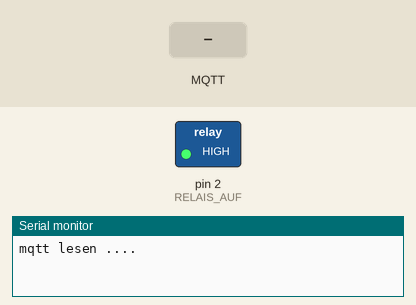
Simulated run of this program. Board: Arduino Uno, built for the host (arithmetic inside an expression is 32-bit, double 64-bit). Parts: switched loads named in the program (green lamp = pin HIGH), the last lines printed to the serial monitor. The inputs (shaded band) are chosen by the test bench. WiFi joins after 1.5 s; servers stay silent unless stated; random numbers use the default seed unless the program sets one; no MQTT or app messages arrive unless stated.

Above: at 2.7 s.
2.8 s: MQTT message "on" arrives on the first subscribed topic
At 3.6 s:
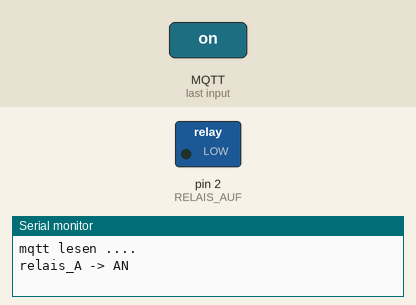
4.3 s: MQTT message "off" arrives on the first subscribed topic
At 4.8 s:
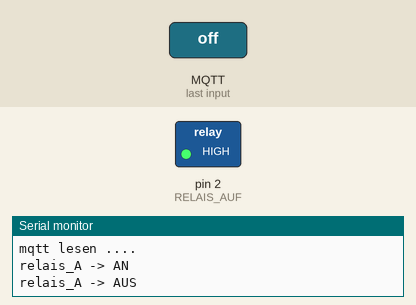
Timing chart, 0 to 7.3 s (numbered marks = the images above; inputs shaded):
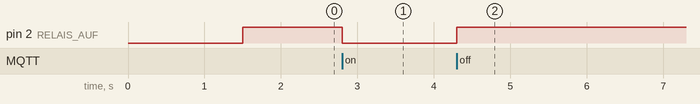

Measured:
- after the input at 2.8 s, pin 2 (RELAIS_AUF): HIGH → LOW at once
- after the input at 4.3 s, pin 2 (RELAIS_AUF): LOW → HIGH at once

The program:

main.cpp
```cpp
#include <SPI.h>
#include <Ethernet.h>
#include <PubSubClient.h>

//************************************************************************** LAN Network definieren N
byte mac[] = { 0xDE, 0xAD, 0xBE, 0xEF, 0xFE, 0xED };
IPAddress ip(192, 168, 1, 22); //comment this line if you are using DHCP
IPAddress server(192, 168, 1, 5); // mqtt Server
EthernetClient ethClient;

//************************************************************************** mqtt Referenz
PubSubClient client(ethClient);


//************************************************************************** Intervalle
long lastReconnectAttempt = 0;
const int reconnectInterval = 5000;

unsigned long previousMillis_mqttCHECK = 0; // Windstärke prüfen
unsigned long interval_mqttCHECK = 900;

//************************************************************************** Variablen
long letzte_meldung = 0;
char publish_meldung[50];
int zaehler = 0;

//************************************************************************** Pinout
const int RELAIS_AUF = 2; // Relais-Pin am Arduino

//************************************************************************** Funktionsprototypen
void loop                       ();
void setup                      ();
void reconnect                  ();
void callback(char* topic, byte* payload, unsigned int length);


//************************************************************************** Zeitschleifen
unsigned long previousMillis_mqtt = 0; // mqtt abrufen
unsigned long interval_mqtt = 50;

//######################################################################## setup
void setup() {

  // Serielle Schnittstelle
  Serial.begin(115200);


  // Ethernet starten
  Ethernet.begin(mac, ip);
  // Pause Netzwerk Antwort
  delay(1500);

  // Client starten und Callback abrufen
  client.setServer(server, 1883);
  client.setCallback(callback);

  // Pins belegen
  pinMode(RELAIS_AUF, OUTPUT);
  // Ausgang nach Neustart setzen
  digitalWrite(RELAIS_AUF, !LOW);

}

// ######################################################################## mqtt callback
void callback(char* topic, byte* payload, unsigned int length) {


    if (strcmp(topic,"GIMA_Technik/TEST_ARDUINO_LAN/Steuerung")==0) {

        // Kanal A
        if ((char)payload[0] == 'o' && (char)payload[1] == 'n') {
                 Serial.println("relais_A -> AN");
                  digitalWrite(RELAIS_AUF, !HIGH);
                 delay(10);
              }

        if ((char)payload[0] == 'o' && (char)payload[1] == 'f' && (char)payload[2] == 'f') {
                 Serial.println("relais_A -> AUS");
                  digitalWrite(RELAIS_AUF, !LOW);
                 delay(10);
              }
      }
}


// ######################################################################## mqtt reconnect
void reconnect() {
  // Loop until we're reconnected
   while (!client.connected()) {
    /*
    Serial.print("Verbindung zu mqtt IP: ");
    Serial.print(server);
    Serial.println("");
    */
    // Create a random client ID
    String clientId = "GIMA-Technik";
    clientId += String(random(0xffff), HEX);
    // Attempt to connect
    if (client.connect("GIMA_TEST2", "daten1", "qwerqwer")) {
      Serial.println("mqtt lesen ....");
      // ... and resubscribe
      client.subscribe("GIMA_Technik/TEST_ARDUINO_LAN/Steuerung");

    } else {
      Serial.print("failed, rc=");
      Serial.print(client.state());
      Serial.println(" try again in 5 seconds");
      // Wait 5 seconds before retrying
      delay(5000);
    }
  }
}

//######################################################################## loop
void loop() {

  // mqtt Daten senden
  if (!client.connected()) {
      reconnect();
    }
    client.loop();


  // Nach einem Zeitintervall eine Nachricht publishen
  long now = millis();
  if (now - letzte_meldung > 6000) {
    letzte_meldung = now;
    ++zaehler;
    snprintf (publish_meldung, 75, "UNO Zähler #%ld", zaehler);
    Serial.print("## >> mqtt - Nachricht publish: ");
    Serial.println(publish_meldung);
    client.publish("GIMA_Technik/TEST_ARDUINO_LAN/Zaehler", publish_meldung);
  }

}
```
